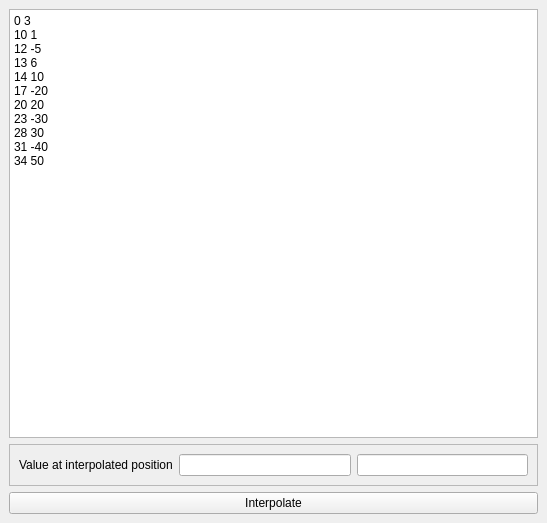
<?xml version="1.0" encoding="UTF-8"?>
<ui version="4.0">
 <class>MainWindow</class>
 <widget class="QMainWindow" name="MainWindow">
  <property name="geometry">
   <rect>
    <x>0</x>
    <y>0</y>
    <width>547</width>
    <height>523</height>
   </rect>
  </property>
  <property name="windowTitle">
   <string>Catmull-Rom Interpolation</string>
  </property>
  <widget class="QWidget" name="centralwidget">
   <layout class="QVBoxLayout" name="verticalLayout">
    <item>
     <widget class="QPlainTextEdit" name="dataInput">
      <property name="plainText">
       <string>0 3
10 1
12 -5
13 6
14 10
17 -20
20 20
23 -30
28 30
31 -40
34 50</string>
      </property>
     </widget>
    </item>
    <item>
     <widget class="QFrame" name="frame">
      <property name="frameShape">
       <enum>QFrame::StyledPanel</enum>
      </property>
      <property name="frameShadow">
       <enum>QFrame::Raised</enum>
      </property>
      <layout class="QHBoxLayout" name="horizontalLayout">
       <item>
        <widget class="QLabel" name="label">
         <property name="text">
          <string>Value at interpolated position</string>
         </property>
        </widget>
       </item>
       <item>
        <widget class="QLineEdit" name="tLineEdit"/>
       </item>
       <item>
        <widget class="QLineEdit" name="resultLineEdit">
         <property name="readOnly">
          <bool>true</bool>
         </property>
        </widget>
       </item>
      </layout>
     </widget>
    </item>
    <item>
     <widget class="QPushButton" name="interpolateButton">
      <property name="text">
       <string>Interpolate</string>
      </property>
     </widget>
    </item>
   </layout>
  </widget>
 </widget>
 <resources/>
 <connections/>
</ui>
